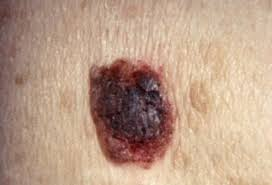
#> input picture openCV/bkl4.png, 272 x 185 px
$ python getRandoPxVals.py
#> lines starting #> are read from the running program, lines starting #| are printed output that depends on the picture
import cv2
import numpy as np
import random

#0<--Blk+++White-->255

filename = 'bkl4.png'
img = cv2.imread(filename)
#> img is the input picture: shape (185, 272, 3); mean B, G, R 136.1, 156.8, 186.8

imgW = np.size(img,1)
#> imgW = 272
imgH = np.size(img,0)
#> imgH = 185

print(imgW)
#| 272
print(imgH)
#| 185

randoW = []
randoH = []
pxlArray = []
grayPixels = []

#Set sample size
n = 5
#Sample pixels
for i in range(0,n):
    randoW.append(random.randint(1,imgW-1))
    randoH.append(random.randint(1,imgH-1))
#> after the loop, randoH = [108, 67, 125, 78, 92]; randoW = [198, 21, 262, 208, 245]

for i in range(0,n):
    pxlArray.append(img[randoH[i], randoW[i]])
    grayPixels.append(int(sum(pxlArray[i])//3))
#> after the loop, grayPixels = [155, 131, 220, 197, 214]; pxlArray = [[119, 155, 193], [115, 126, 153], [194, 223, 244], [170, 197, 224], [189, 215, 239]]

print(grayPixels)
#| [155, 131, 220, 197, 214]
print(np.argmax(grayPixels))
#| 2
print(np.argmin(grayPixels))
#| 1

minPxVal = np.argmin(grayPixels)
#> minPxVal = 1
maxPxVal = np.argmax(grayPixels)
#> maxPxVal = 2

print(pxlArray[minPxVal])
#| [115 126 153]
print(pxlArray[maxPxVal])
#| [194 223 244]

RGB_SCALE = 255
CMYK_SCALE = 100

def rgb_to_cmyk(r, g, b):
    if (r, g, b) == (0, 0, 0):
        # black
        return 0, 0, 0, CMYK_SCALE

    # rgb [0,255] -> cmy [0,1]
    c = 1 - r / RGB_SCALE
    m = 1 - g / RGB_SCALE
    y = 1 - b / RGB_SCALE

    # extract out k [0, 1]
    min_cmy = min(c, m, y)
    c = (c - min_cmy) / (1 - min_cmy)
    m = (m - min_cmy) / (1 - min_cmy)
    y = (y - min_cmy) / (1 - min_cmy)
    k = min_cmy

    # rescale to the range [0,CMYK_SCALE]
    return int(c * CMYK_SCALE), int(m * CMYK_SCALE), int(y * CMYK_SCALE), int(k * CMYK_SCALE)

r=pxlArray[minPxVal][0]
#> r = 115
g=pxlArray[minPxVal][1]
#> g = 126
b=pxlArray[minPxVal][2]
#> b = 153

print(rgb_to_cmyk(r,g,b))
#> in rgb_to_cmyk, `c = 1 - r / RGB_SCALE`: c = 0.549
#> in rgb_to_cmyk, `m = 1 - g / RGB_SCALE`: m = 0.506
#> in rgb_to_cmyk, `y = 1 - b / RGB_SCALE`: y = 0.4
#> in rgb_to_cmyk, `c = (c - min_cmy) / (1 - min_cmy)`: c = 0.248
#> in rgb_to_cmyk, `m = (m - min_cmy) / (1 - min_cmy)`: m = 0.176
#> in rgb_to_cmyk, `y = (y - min_cmy) / (1 - min_cmy)`: y = 0
#> in rgb_to_cmyk, `k = min_cmy`: k = 0.4
#| (24, 17, 0, 40)

window_size = 3

center = (randoW[minPxVal],randoH[minPxVal])
#> center = (21, 67)
region = cv2.getRectSubPix(img, (window_size, window_size), center)
resize = cv2.resize(region,(400,400),interpolation=cv2.INTER_CUBIC)
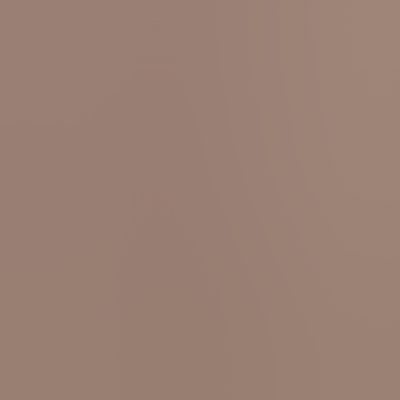
#> resize: shape (400, 400, 3); mean of channels 0, 1, 2 115.8, 127.9, 154.3; drawn as B, G, R
cv2.imshow("Darker", resize)

center2 = (randoW[maxPxVal],randoH[maxPxVal])
#> center2 = (262, 125)
region2 = cv2.getRectSubPix(img, (window_size, window_size), center2)
resize2 = cv2.resize(region2,(400,400),interpolation=cv2.INTER_CUBIC)
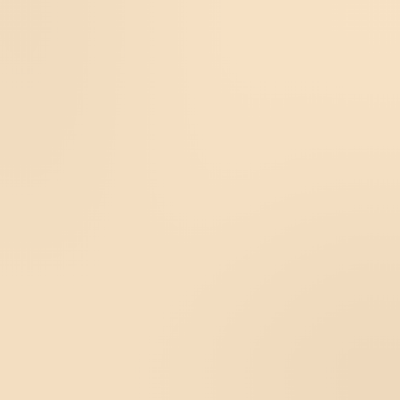
#> resize2: shape (400, 400, 3); mean of channels 0, 1, 2 192.8, 221.8, 242.8; drawn as B, G, R
cv2.imshow("Lighter", resize2)

cv2.waitKey(0)
cv2.destroyAllWindows()

$ run again, with openCV/bkl2.png copied over openCV/bkl4.png
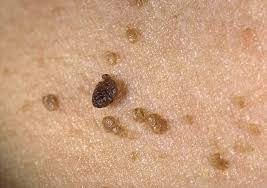
#> input picture openCV/bkl2.png, 267 x 188 px
#> img is the input picture: shape (188, 267, 3); mean B, G, R 126.8, 159.1, 201
#> imgW = 267
#> imgH = 188
#| 267
#| 188
#> after the loop `for i in range(0,n):`: randoH = [108, 67, 125, 78, 92]; randoW = [198, 21, 262, 208, 245]
#> after the loop `for i in range(0,n):`: grayPixels = [180, 167, 189, 189, 173]; pxlArray = [[140, 175, 225], [130, 165, 208], [151, 184, 233], [152, 185, 230], [134, 170, 216]]
#| [180, 167, 189, 189, 173]
#| 2
#| 1
#> minPxVal = 1
#> maxPxVal = 2
#| [130 165 208]
#| [151 184 233]
#> r = 130
#> g = 165
#> b = 208
#> in rgb_to_cmyk, `c = 1 - r / RGB_SCALE`: c = 0.49
#> in rgb_to_cmyk, `m = 1 - g / RGB_SCALE`: m = 0.353
#> in rgb_to_cmyk, `y = 1 - b / RGB_SCALE`: y = 0.184
#> in rgb_to_cmyk, `c = (c - min_cmy) / (1 - min_cmy)`: c = 0.375
#> in rgb_to_cmyk, `m = (m - min_cmy) / (1 - min_cmy)`: m = 0.207
#> in rgb_to_cmyk, `y = (y - min_cmy) / (1 - min_cmy)`: y = 0
#> k = 0.184
#| (37, 20, 0, 18)
#> center = (21, 67)
#> `resize = cv2.resize(region,(400,400),interpolation=cv2.INTER_CUBIC)`:
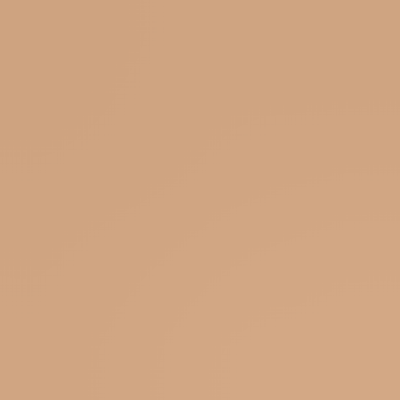
#> resize: shape (400, 400, 3); mean of channels 0, 1, 2 130.1, 165.1, 208.1; drawn as B, G, R
#> center2 = (262, 125)
#> `resize2 = cv2.resize(region2,(400,400),interpolation=cv2.INTER_CUBIC)`:
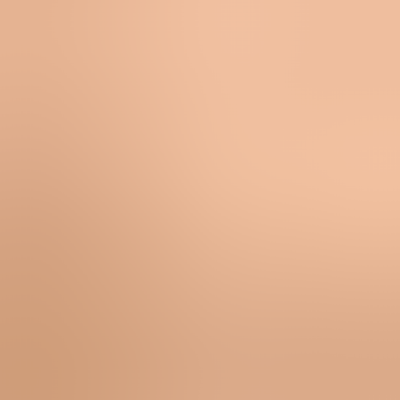
#> resize2: shape (400, 400, 3); mean of channels 0, 1, 2 145.1, 178.1, 227.4; drawn as B, G, R

$ run again, with openCV/bcc2.png copied over openCV/bkl4.png
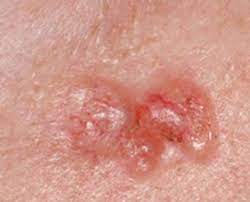
#> input picture openCV/bcc2.png, 250 x 202 px
#> img is the input picture: shape (202, 250, 3); mean B, G, R 137.8, 150.6, 209.8
#> imgW = 250
#> imgH = 202
#| 250
#| 202
#> after the loop `for i in range(0,n):`: randoH = [99, 108, 67, 131, 104]; randoW = [217, 195, 11, 248, 125]
#> after the loop `for i in range(0,n):`: grayPixels = [185, 150, 178, 188, 130]; pxlArray = [[159, 172, 224], [117, 124, 211], [161, 169, 206], [166, 176, 224], [88, 106, 197]]
#| [185, 150, 178, 188, 130]
#| 3
#| 4
#> minPxVal = 4
#> maxPxVal = 3
#| [ 88 106 197]
#| [166 176 224]
#> r = 88
#> g = 106
#> b = 197
#> in rgb_to_cmyk, `c = 1 - r / RGB_SCALE`: c = 0.655
#> in rgb_to_cmyk, `m = 1 - g / RGB_SCALE`: m = 0.584
#> in rgb_to_cmyk, `y = 1 - b / RGB_SCALE`: y = 0.227
#> in rgb_to_cmyk, `c = (c - min_cmy) / (1 - min_cmy)`: c = 0.553
#> in rgb_to_cmyk, `m = (m - min_cmy) / (1 - min_cmy)`: m = 0.462
#> in rgb_to_cmyk, `y = (y - min_cmy) / (1 - min_cmy)`: y = 0
#> k = 0.227
#| (55, 46, 0, 22)
#> center = (125, 104)
#> `resize = cv2.resize(region,(400,400),interpolation=cv2.INTER_CUBIC)`:
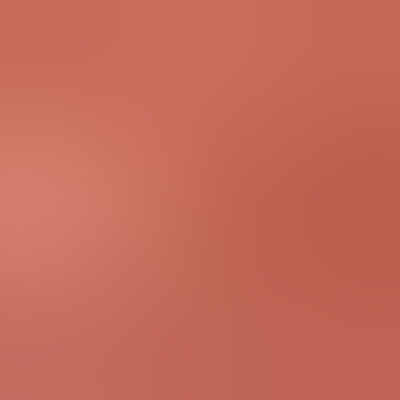
#> resize: shape (400, 400, 3); mean of channels 0, 1, 2 89.6, 106.3, 197.3; drawn as B, G, R
#> center2 = (248, 131)
#> `resize2 = cv2.resize(region2,(400,400),interpolation=cv2.INTER_CUBIC)`:
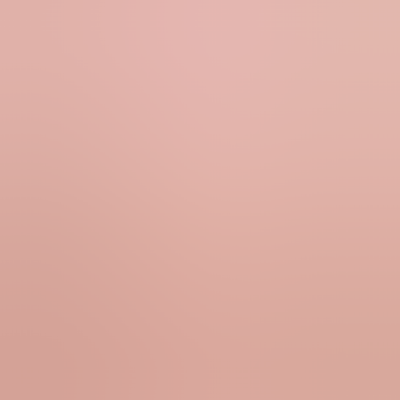
#> resize2: shape (400, 400, 3); mean of channels 0, 1, 2 163.9, 173.6, 221.2; drawn as B, G, R
